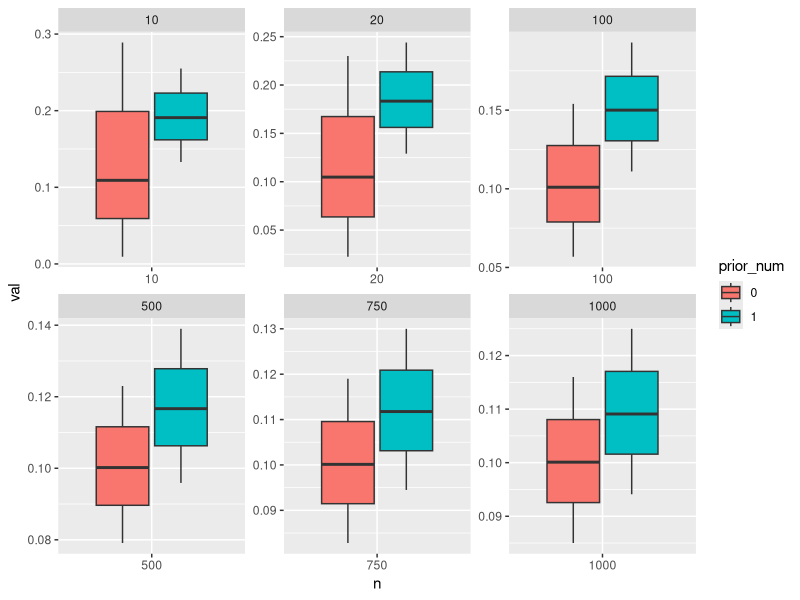
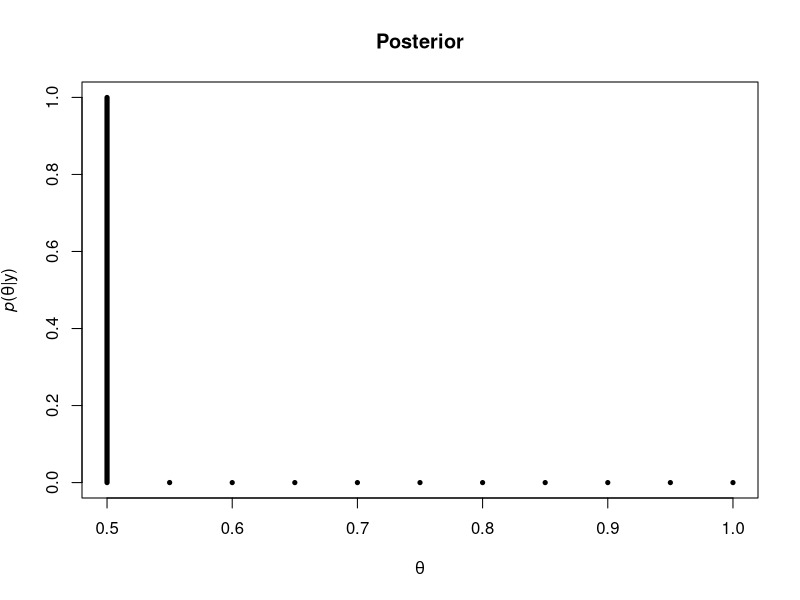

Here is the R script that generated these plots, in order:
## ---- chunk 1
knitr::opts_chunk$set(echo = TRUE)
## ---- chunk 2
print (signif(qbeta(.025,11,91),3))
print (signif(qbeta(.975,11,91),3))
## ---- chunk 3
#library(pander)
print (signif(qbeta(.025,.2+10,.8+90),3))
print (signif(qbeta(.975,.2+10,.8+90),3))
## ---- chunk 4
print (signif(qbeta(.025,20+10,80+90),3))
print (signif(qbeta(.975,20+10,80+90),3))
## ---- chunk 5
library(ggplot2)
n <- c(10,20,100,500,750,1000)

get_mean_and_CI <- function(n,alpha,beta){
  return_vec <- c()
  return_vec <-c(return_vec,signif(qbeta(.05,alpha+n*.10,beta+n*.9),3))
  return_vec <- c(return_vec,(alpha+.1*n)/(alpha+beta + n))
  return_vec <-c(return_vec,signif(qbeta(.95,alpha+n*.10,beta+n*.9),3))

  return (return_vec)
}

mat <- matrix(NA,nrow=2*3*length(n),ncol=3)

count <- 1
for (i in 1:length(n)){
  tmp <- get_mean_and_CI(n[i],.2,.8)
  
  mat[count,] <- c(n[i],tmp[1],0)
  count <- count + 1
  mat[count,] <- c(n[i],tmp[2],0)
  count <- count + 1
  mat[count,] <- c(n[i],tmp[3],0)
  count <- count + 1
  tmp <- get_mean_and_CI(n[i],20,80)
  mat[count,] <- c(n[i],tmp[1],1)
  count <- count + 1
  mat[count,] <- c(n[i],tmp[2],1)
  count <- count + 1
  mat[count,] <- c(n[i],tmp[3],1)
  count <- count + 1
  }


require(reshape2)

df <- as.data.frame(mat)
colnames(df) <- c("n","val","prior_num")

df[, 'prior_num'] <- as.factor(df[, 'prior_num'])
df[, 'n'] <- as.factor(df[, 'n'])

ggplot(data = df, aes(x=n, y=val, fill=prior_num)) + geom_boxplot()   +
    facet_wrap(~n, scale="free")

 


## ---- chunk 6
theta <- seq(.5,1,by=.05)
p_of_theta <- rep(1/11,length(theta))
posterior <- function(theta,p_of_theta){
  posterior_vals <- c()
 # Z <- 0 
  for (i in 1:length(theta)){
    posterior_vals <- c(posterior_vals, dbinom(10,100,theta[i])*p_of_theta[i])
    
  }
  return (posterior_vals/sum(dbinom(10,100,theta)*p_of_theta))
}

post <- posterior(theta,p_of_theta)

ylab <- expression(paste(italic("p"),"(",theta,"|y)", sep=""))
xlab <- expression(theta)
plot(post~theta, type = "h", lwd = 5, main = "Posterior", ylim = c(0, 1), ylab = ylab, xlab = xlab)
## ---- chunk 7
print (sum(theta*posterior(theta,p_of_theta)))
